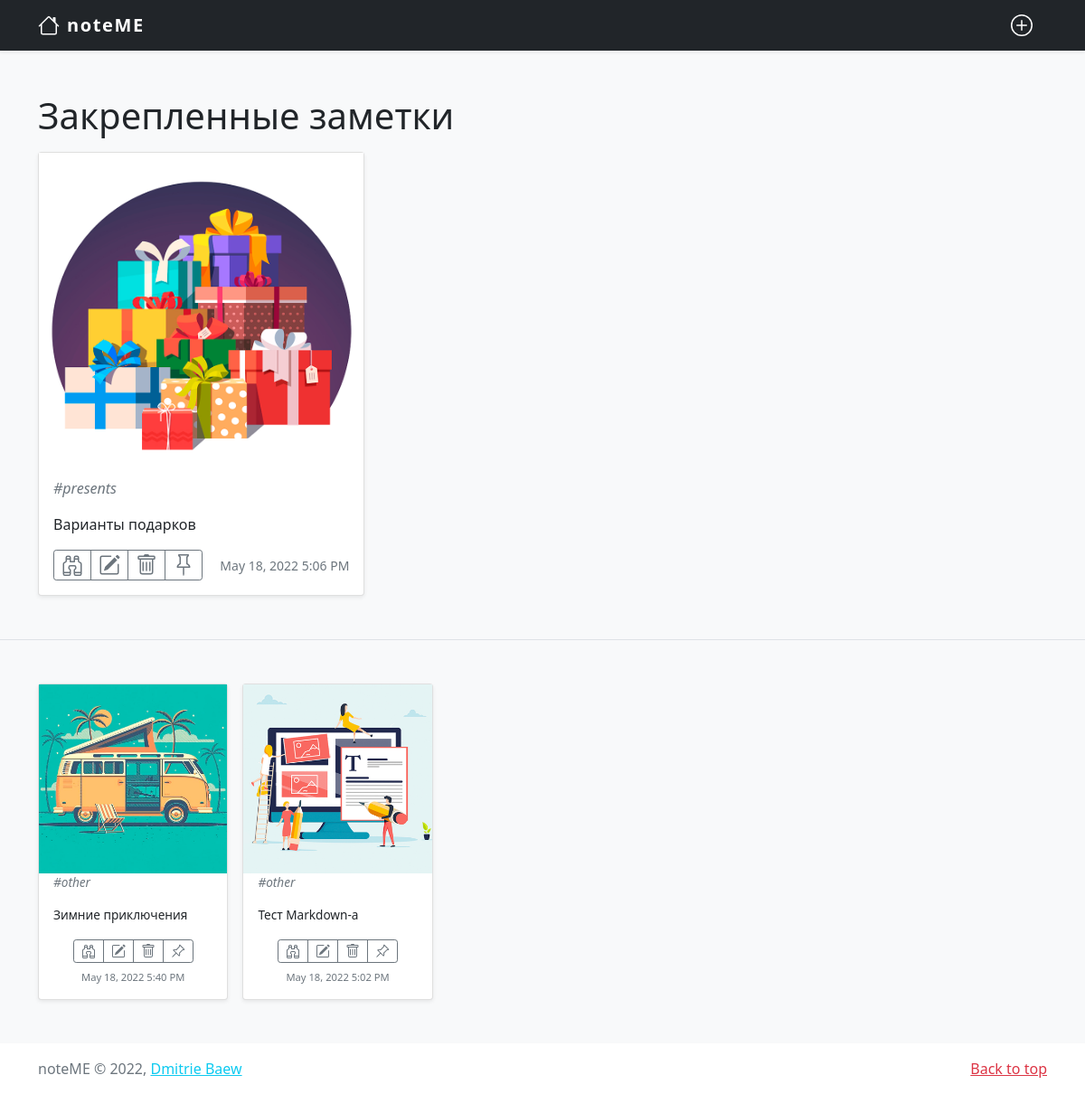
Before: / with the older database file.
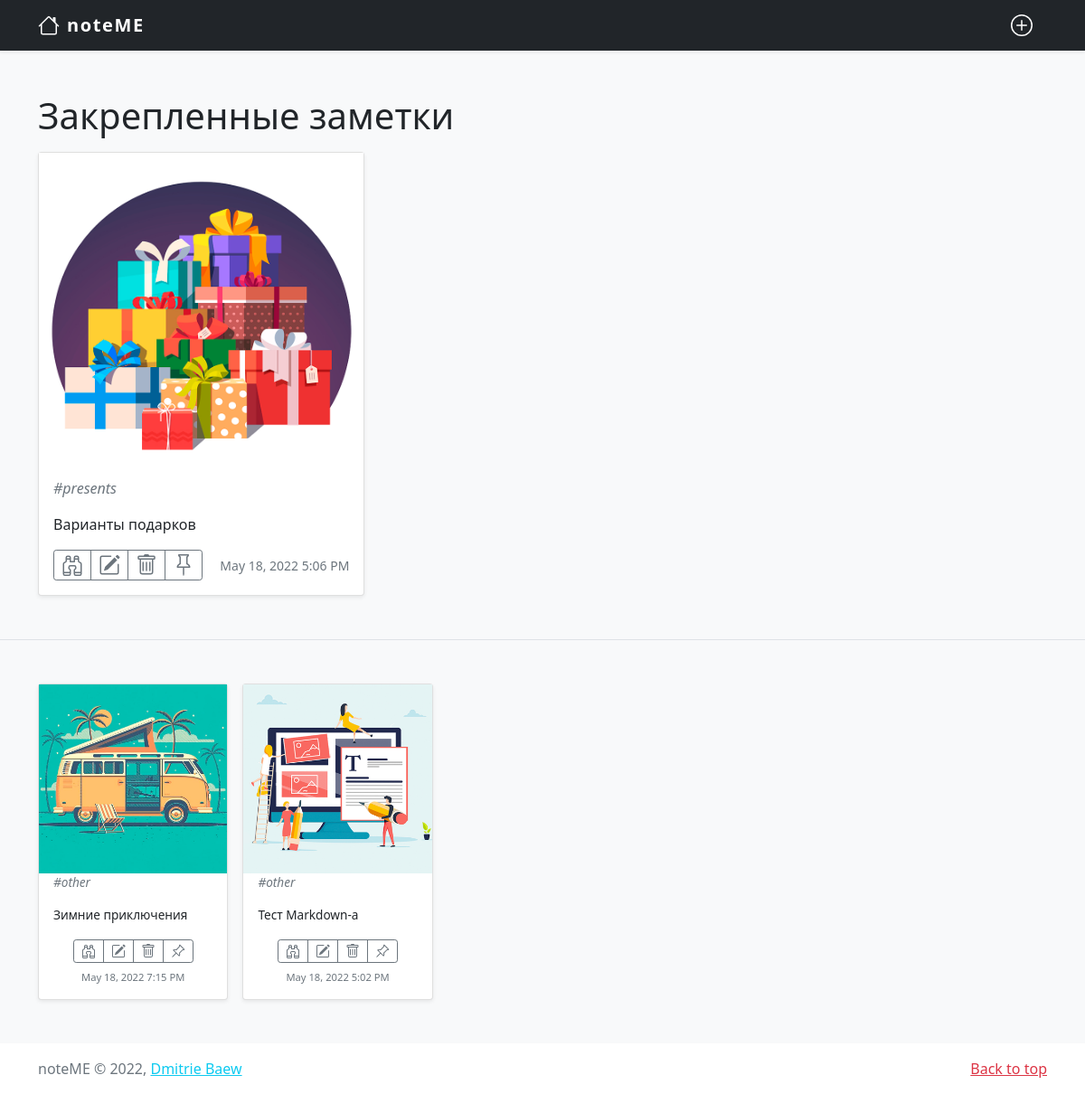
After: the same page with the newer database file.
### model.py (models this page shows, shortened)
class Note(db.Model):
    id_note = db.Column(db.Integer, primary_key=True)
    n_title = db.Column(db.String(150), nullable=False)
    n_pinned = db.Column(db.Boolean, default=False)
    n_tag = db.Column(db.String(150), nullable=False)
    n_tag_preview = db.Column(db.String(150), nullable=False)
    n_body = db.Column(db.Text, nullable=True)
    n_date_c = db.Column(db.DateTime, default=datetime.utcnow)
    n_date_m = db.Column(db.DateTime, default=datetime.utcnow)
    n_deleted = db.Column(db.Boolean, default=False)

### view.py (the view)
@app.route('/')
def index():
    return render_template('notes.html',
                           pinned_notes=cntl_select_pinned_notes(),
                           notes=cntl_select_notes())

### controller.py (called while the page is built)
def cntl_select_notes():
    return Note.query.order_by(Note.n_date_m.desc()).filter(Note.n_deleted == False, Note.n_pinned == False).all()

def cntl_select_pinned_notes():
    return Note.query.order_by(Note.n_date_m.desc()).filter(Note.n_deleted == False, Note.n_pinned == True).all()

### templates/notes.html (shortened to what this page needs)
{% extends '_base.html' %}
{% block content %}
{% if pinned_notes|length > 0 %}
<div class="album py-5 bg-light border-bottom">
	<div class="container">
		<h1 class="mb-3">Закрепленные заметки</h1>
		<div class="row row-cols-1 row-cols-sm-3 row-cols-md-3 g-3">
			{% for pinned_note in pinned_notes %}
			<div class="col">
				<div class="card shadow-sm">
					<img src="{{ url_for('static', filename=''+pinned_note.n_tag_preview) }}" alt="Превью категории">
					<p class="card-tag text-muted">#{{ pinned_note.n_tag }}</p>
					<div class="card-body">
						<p class="card-text">{{ pinned_note.n_title }}</p>
						<div class="d-flex justify-content-between align-items-center">
							<div class="btn-group">
								<a href="/note/{{ pinned_note.id_note }}" class="btn btn-sm btn-outline-secondary d-flex align-items-center" title="Просмотреть">
								</a>
								<a href="/note/{{ pinned_note.id_note }}/update" class="btn btn-sm btn-outline-secondary d-flex align-items-center" title="Редактировать">
								</a>
								<a href="/note/{{ pinned_note.id_note }}/delete" class="btn btn-sm btn-outline-secondary d-flex align-items-center" title="Удалить">
								</a>
								<a href="/note/{{ pinned_note.id_note }}/unpin" class="btn btn-sm btn-outline-secondary d-flex align-items-center" title="Открепить">
								</a>
							</div>
							<small class="text-muted">{{ moment(pinned_note.n_date_m).format('LLL') }}</small>
						</div>
					</div>
				</div>
			</div>
			{% endfor %}
		</div>
	</div>
</div>
{% endif %}
<div class="album py-5 bg-light">
	<div class="container">
		<div class="row row-cols-1 row-cols-sm-5 row-cols-md-5 g-3">
			{% for note in notes %}
			<div class="col">
				<div class="card card-test-sm shadow-sm">
					<img src="{{ url_for('static', filename=''+note.n_tag_preview) }}" alt="Остальное">
					<p class="card-tag text-muted">#{{ note.n_tag }}</p>
					<div class="card-body">
						<p class="card-text">{{ note.n_title }}</p>
						<div class="text-center">
							<div class="btn-group">
								<a href="/note/{{ note.id_note }}" class="btn btn-sm btn-outline-secondary d-flex align-items-center" title="Просмотреть">
								</a>
								<a href="/note/{{ note.id_note }}/update" class="btn btn-sm btn-outline-secondary d-flex align-items-center" title="Редактировать">
								</a>
								<a href="/note/{{ note.id_note }}/delete" class="btn btn-sm btn-outline-secondary d-flex align-items-center" title="Удалить">
								</a>
								<a href="/note/{{ note.id_note }}/pin" class="btn btn-sm btn-outline-secondary d-flex align-items-center" title="Закрепить">
								</a>
							</div>
							<p class="datetime-stump text-muted mb-0 mt-2">{{ moment(note.n_date_m).format('LLL') }}</p>
						</div>
					</div>
				</div>
			</div>
			{% endfor %}
		</div>
	</div>
</div>
{% endblock %}

### templates/_base.html (shortened to what this page needs)
<!doctype html>
<html lang="ru">
<head>
	<link rel="stylesheet" href="https://cdn.jsdelivr.net/npm/bootstrap@5.1.3/dist/css/bootstrap.min.css">
	<link rel="stylesheet" href="{{ url_for('static', filename='css/main.css') }}">
</head>
<body>
<div class="navbar navbar-dark bg-dark shadow-sm">
	<div class="container">
		<a href="/" class="navbar-brand d-flex align-items-center" title="На главную">
			<strong>noteME</strong>
		</a>
		<a href="/create-note" class="navbar-brand d-flex align-items-center" title="Добавить заметку">
		</a>
	</div>
</div>
<main class="bg-light">
	{% block content %}{% endblock %}
</main>
<footer class="text-muted py-3">
	<div class="container">
		<p class="float-end mb-1">
			<a href="#" class="link-danger">Back to top</a>
		</p>
		<p class="mb-0">noteME © 2022,
			<a href="https://github.com/DmitrieBaev" class="link-info">Dmitrie Baew</a>
		</p>
	</div>
</footer>
</body>
</html>

### static/css/main.css (style rules this page uses)
* { padding: 0; margin: 0; }
main { background-color: #f8f9fa }
strong { margin-left: 0.5rem; letter-spacing: 0.1rem; }
.card-test-sm { font-size: .85rem }
.card-tag { flex: 1 1 auto; padding: 0 1rem; margin: 0; font-style: oblique; }
.datetime-stump { font-size: .7rem }

Changed rows visible on the page:
changed Note "Зимние приключения": n_date_m "May 18, 2022 5:40 PM" → "May 18, 2022 7:15 PM"
